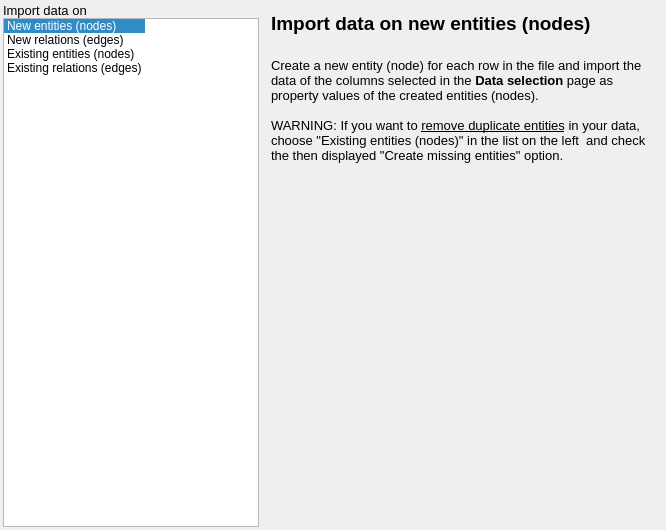
<?xml version="1.0" encoding="UTF-8"?>
<ui version="4.0">
 <class>CSVGraphMappingConfigurationWidget</class>
 <widget class="QWidget" name="CSVGraphMappingConfigurationWidget">
  <property name="geometry">
   <rect>
    <x>0</x>
    <y>0</y>
    <width>666</width>
    <height>530</height>
   </rect>
  </property>
  <property name="sizePolicy">
   <sizepolicy hsizetype="Preferred" vsizetype="Fixed">
    <horstretch>0</horstretch>
    <verstretch>0</verstretch>
   </sizepolicy>
  </property>
  <property name="maximumSize">
   <size>
    <width>800</width>
    <height>16777215</height>
   </size>
  </property>
  <property name="windowTitle">
   <string>Form</string>
  </property>
  <layout class="QVBoxLayout" name="verticalLayout">
   <property name="spacing">
    <number>3</number>
   </property>
   <property name="margin">
    <number>3</number>
   </property>
   <item>
    <layout class="QHBoxLayout" name="horizontalLayout">
     <item>
      <layout class="QVBoxLayout" name="verticalLayout_2">
       <property name="spacing">
        <number>0</number>
       </property>
       <property name="rightMargin">
        <number>0</number>
       </property>
       <item>
        <widget class="QLabel" name="label_5">
         <property name="text">
          <string>&lt;!DOCTYPE HTML PUBLIC &quot;-//W3C//DTD HTML 4.0//EN&quot; &quot;http://www.w3.org/TR/REC-html40/strict.dtd&quot;&gt;
&lt;html&gt;&lt;head&gt;&lt;meta name=&quot;qrichtext&quot; content=&quot;1&quot; /&gt;&lt;style type=&quot;text/css&quot;&gt;
p, li { white-space: pre-wrap; }
&lt;/style&gt;&lt;/head&gt;&lt;body style=&quot; font-family:'MS Shell Dlg 2'; font-size:8.25pt; font-weight:400; font-style:normal;&quot;&gt;
&lt;p style=&quot; margin-top:0px; margin-bottom:0px; margin-left:0px; margin-right:0px; -qt-block-indent:0; text-indent:0px;&quot;&gt;&lt;span style=&quot; font-size:10pt;&quot;&gt;Import data on&lt;/span&gt;&lt;/p&gt;&lt;/body&gt;&lt;/html&gt;</string>
         </property>
        </widget>
       </item>
       <item>
        <widget class="QListWidget" name="mappingListWidget">
         <property name="sizePolicy">
          <sizepolicy hsizetype="Fixed" vsizetype="Expanding">
           <horstretch>0</horstretch>
           <verstretch>0</verstretch>
          </sizepolicy>
         </property>
         <property name="editTriggers">
          <set>QAbstractItemView::NoEditTriggers</set>
         </property>
         <property name="selectionBehavior">
          <enum>QAbstractItemView::SelectRows</enum>
         </property>
         <property name="isWrapping" stdset="0">
          <bool>true</bool>
         </property>
         <property name="wordWrap">
          <bool>true</bool>
         </property>
         <property name="currentRow">
          <number>0</number>
         </property>
         <item>
          <property name="text">
           <string>New entities (nodes)</string>
          </property>
          <property name="toolTip">
           <string extracomment="Create a new entity (node) for each row in the file and import the data of selected columns on created entities (nodes). "/>
          </property>
          <property name="statusTip">
           <string/>
          </property>
          <property name="flags">
           <set>ItemIsSelectable|ItemIsEnabled</set>
          </property>
         </item>
         <item>
          <property name="text">
           <string>New relations (edges)</string>
          </property>
          <property name="toolTip">
           <string extracomment="Create a new relation (edge) for each row and import the data of  selected columns on created relations (edges). "/>
          </property>
         </item>
         <item>
          <property name="text">
           <string>Existing entities (nodes)</string>
          </property>
          <property name="toolTip">
           <string extracomment="Import the data of selected columns on existing entities (node)."/>
          </property>
         </item>
         <item>
          <property name="text">
           <string>Existing relations (edges)</string>
          </property>
          <property name="toolTip">
           <string extracomment="Import selected columns on existing relations(edges)."/>
          </property>
         </item>
        </widget>
       </item>
      </layout>
     </item>
     <item>
      <widget class="QStackedWidget" name="mappingConfigurationStackedWidget">
       <property name="currentIndex">
        <number>0</number>
       </property>
       <widget class="QWidget" name="importNewNodesPage">
        <layout class="QVBoxLayout" name="verticalLayout_8">
         <item>
          <widget class="QLabel" name="label">
           <property name="text">
            <string>&lt;!DOCTYPE HTML PUBLIC &quot;-//W3C//DTD HTML 4.0//EN&quot; &quot;http://www.w3.org/TR/REC-html40/strict.dtd&quot;&gt;
&lt;html&gt;&lt;head&gt;&lt;meta name=&quot;qrichtext&quot; content=&quot;1&quot; /&gt;&lt;style type=&quot;text/css&quot;&gt;
p, li { white-space: pre-wrap; }
&lt;/style&gt;&lt;/head&gt;&lt;body style=&quot; font-family:'Ubuntu'; font-size:11pt; font-weight:400; font-style:normal;&quot;&gt;
&lt;p style=&quot; margin-top:0px; margin-bottom:0px; margin-left:0px; margin-right:0px; -qt-block-indent:0; text-indent:0px;&quot;&gt;&lt;span style=&quot; font-family:'MS Shell Dlg 2'; font-size:14pt; font-weight:600;&quot;&gt;Import data on new entities (nodes)&lt;/span&gt;&lt;/p&gt;
&lt;p style=&quot;-qt-paragraph-type:empty; margin-top:0px; margin-bottom:0px; margin-left:0px; margin-right:0px; -qt-block-indent:0; text-indent:0px; font-family:'MS Shell Dlg 2'; font-size:14pt; font-weight:600;&quot;&gt;&lt;br /&gt;&lt;/p&gt;
&lt;p style=&quot; margin-top:0px; margin-bottom:0px; margin-left:0px; margin-right:0px; -qt-block-indent:0; text-indent:0px;&quot;&gt;&lt;span style=&quot; font-family:'MS Shell Dlg 2'; font-size:10pt;&quot;&gt;Create a new entity (node) for each row in the file and import the data of the columns selected in the &lt;/span&gt;&lt;span style=&quot; font-family:'MS Shell Dlg 2'; font-size:10pt; font-weight:600;&quot;&gt;Data selection&lt;/span&gt;&lt;span style=&quot; font-family:'MS Shell Dlg 2'; font-size:10pt;&quot;&gt; page as property values of the created entities (nodes).&lt;/span&gt;&lt;/p&gt;
&lt;p style=&quot; margin-top:0px; margin-bottom:0px; margin-left:0px; margin-right:0px; -qt-block-indent:0; text-indent:0px;&quot;&gt;&lt;span style=&quot; font-family:'MS Shell Dlg 2'; font-size:10pt;&quot;&gt; &lt;/span&gt;&lt;/p&gt;
&lt;p style=&quot; margin-top:0px; margin-bottom:0px; margin-left:0px; margin-right:0px; -qt-block-indent:0; text-indent:0px;&quot;&gt;&lt;span style=&quot; font-family:'MS Shell Dlg 2'; font-size:10pt;&quot;&gt;WARNING: If you want to &lt;/span&gt;&lt;span style=&quot; font-family:'MS Shell Dlg 2'; font-size:10pt; text-decoration: underline;&quot;&gt;remove duplicate entities&lt;/span&gt;&lt;span style=&quot; font-family:'MS Shell Dlg 2'; font-size:10pt;&quot;&gt; in your data, choose &amp;quot;Existing entities (nodes)&amp;quot; in the list on the left  and check the then displayed &amp;quot;Create missing entities&amp;quot; option.&lt;/span&gt;&lt;/p&gt;&lt;/body&gt;&lt;/html&gt;</string>
           </property>
           <property name="wordWrap">
            <bool>true</bool>
           </property>
          </widget>
         </item>
         <item>
          <spacer name="verticalSpacer_2">
           <property name="orientation">
            <enum>Qt::Vertical</enum>
           </property>
           <property name="sizeHint" stdset="0">
            <size>
             <width>20</width>
             <height>40</height>
            </size>
           </property>
          </spacer>
         </item>
        </layout>
       </widget>
       <widget class="QWidget" name="importEdgesFromNodesPage">
        <layout class="QVBoxLayout" name="verticalLayout_4">
         <item>
          <widget class="QLabel" name="label_3">
           <property name="sizePolicy">
            <sizepolicy hsizetype="Fixed" vsizetype="Fixed">
             <horstretch>0</horstretch>
             <verstretch>0</verstretch>
            </sizepolicy>
           </property>
           <property name="maximumSize">
            <size>
             <width>750</width>
             <height>16777215</height>
            </size>
           </property>
           <property name="text">
            <string>&lt;!DOCTYPE HTML PUBLIC &quot;-//W3C//DTD HTML 4.0//EN&quot; &quot;http://www.w3.org/TR/REC-html40/strict.dtd&quot;&gt;
&lt;html&gt;&lt;head&gt;&lt;meta name=&quot;qrichtext&quot; content=&quot;1&quot; /&gt;&lt;style type=&quot;text/css&quot;&gt;
p, li { white-space: pre-wrap; }
&lt;/style&gt;&lt;/head&gt;&lt;body style=&quot; font-family:'Ubuntu'; font-size:11pt; font-weight:400; font-style:normal;&quot;&gt;
&lt;p align=&quot;center&quot; style=&quot; margin-top:0px; margin-bottom:0px; margin-left:0px; margin-right:0px; -qt-block-indent:0; text-indent:0px;&quot;&gt;&lt;span style=&quot; font-family:'MS Shell Dlg 2'; font-size:14pt; font-weight:600;&quot;&gt;Import data on new relations (edges)&lt;/span&gt;&lt;/p&gt;
&lt;p align=&quot;center&quot; style=&quot;-qt-paragraph-type:empty; margin-top:0px; margin-bottom:0px; margin-left:0px; margin-right:0px; -qt-block-indent:0; text-indent:0px; font-family:'MS Shell Dlg 2'; font-size:10pt; font-weight:600;&quot;&gt;&lt;br /&gt;&lt;/p&gt;
&lt;p style=&quot; margin-top:0px; margin-bottom:0px; margin-left:0px; margin-right:0px; -qt-block-indent:0; text-indent:0px;&quot;&gt;&lt;span style=&quot; font-family:'MS Shell Dlg 2'; font-size:10pt;&quot;&gt;Create a new relation (edge) for each row between a source entity(node) and a destination entity(node) and import the row data of the columns selected in the &lt;/span&gt;&lt;span style=&quot; font-family:'MS Shell Dlg 2'; font-size:10pt; font-weight:600;&quot;&gt;Data selection&lt;/span&gt;&lt;span style=&quot; font-family:'MS Shell Dlg 2'; font-size:10pt;&quot;&gt; page on the created relation. &lt;/span&gt;&lt;/p&gt;&lt;/body&gt;&lt;/html&gt;</string>
           </property>
           <property name="wordWrap">
            <bool>true</bool>
           </property>
          </widget>
         </item>
         <item>
          <layout class="QGridLayout" name="gridLayout_5">
           <property name="margin">
            <number>0</number>
           </property>
           <property name="spacing">
            <number>3</number>
           </property>
           <item row="4" column="1">
            <widget class="QPushButton" name="tgtPropertiesButton">
             <property name="text">
              <string>destination properties</string>
             </property>
            </widget>
           </item>
           <item row="4" column="0">
            <widget class="QPushButton" name="srcPropertiesButton">
             <property name="text">
              <string>source properties</string>
             </property>
            </widget>
           </item>
           <item row="1" column="0">
            <widget class="QPushButton" name="srcColumnsButton">
             <property name="text">
              <string>source columns</string>
             </property>
            </widget>
           </item>
           <item row="2" column="0" colspan="2">
            <widget class="QLabel" name="label_6">
             <property name="sizePolicy">
              <sizepolicy hsizetype="Preferred" vsizetype="Preferred">
               <horstretch>0</horstretch>
               <verstretch>0</verstretch>
              </sizepolicy>
             </property>
             <property name="maximumSize">
              <size>
               <width>750</width>
               <height>16777215</height>
              </size>
             </property>
             <property name="text">
              <string>&lt;!DOCTYPE HTML PUBLIC &quot;-//W3C//DTD HTML 4.0//EN&quot; &quot;http://www.w3.org/TR/REC-html40/strict.dtd&quot;&gt;
&lt;html&gt;&lt;head&gt;&lt;meta name=&quot;qrichtext&quot; content=&quot;1&quot; /&gt;&lt;style type=&quot;text/css&quot;&gt;
p, li { white-space: pre-wrap; }
&lt;/style&gt;&lt;/head&gt;&lt;body style=&quot; font-family:'Ubuntu'; font-size:11pt; font-weight:400; font-style:normal;&quot;&gt;
&lt;p style=&quot; margin-top:0px; margin-bottom:0px; margin-left:0px; margin-right:0px; -qt-block-indent:0; text-indent:0px;&quot;&gt;&lt;span style=&quot; font-family:'MS Shell Dlg 2'; font-size:10pt;&quot;&gt;The above selected columns specify the identifiers of the source and destination entities.&lt;/span&gt;&lt;/p&gt;
&lt;p style=&quot; margin-top:0px; margin-bottom:0px; margin-left:0px; margin-right:0px; -qt-block-indent:0; text-indent:0px;&quot;&gt;&lt;span style=&quot; font-family:'MS Shell Dlg 2'; font-size:10pt;&quot;&gt;For each row, values in the 'Source/Destination columns' are compared, respectively, to the values in the 'Source/Destination properties' (see below) for existing node entities and mapped to the first matching node.&lt;/span&gt;&lt;/p&gt;
&lt;p style=&quot;-qt-paragraph-type:empty; margin-top:0px; margin-bottom:0px; margin-left:0px; margin-right:0px; -qt-block-indent:0; text-indent:0px; font-family:'MS Shell Dlg 2'; font-size:10pt;&quot;&gt;&lt;br /&gt;&lt;/p&gt;&lt;/body&gt;&lt;/html&gt;</string>
             </property>
             <property name="wordWrap">
              <bool>true</bool>
             </property>
            </widget>
           </item>
           <item row="1" column="1">
            <widget class="QPushButton" name="tgtColumnsButton">
             <property name="text">
              <string>destination columns</string>
             </property>
            </widget>
           </item>
           <item row="0" column="0">
            <widget class="QLabel" name="label_9">
             <property name="text">
              <string>Source columns:</string>
             </property>
            </widget>
           </item>
           <item row="0" column="1">
            <widget class="QLabel" name="label_10">
             <property name="text">
              <string>Destination columns:</string>
             </property>
            </widget>
           </item>
           <item row="5" column="0" colspan="2">
            <layout class="QHBoxLayout" name="horizontalLayout_2">
             <property name="spacing">
              <number>3</number>
             </property>
             <item>
              <widget class="QPushButton" name="newPropertyOnEdgesButton">
               <property name="sizePolicy">
                <sizepolicy hsizetype="Fixed" vsizetype="Fixed">
                 <horstretch>0</horstretch>
                 <verstretch>0</verstretch>
                </sizepolicy>
               </property>
               <property name="text">
                <string>Add new property</string>
               </property>
              </widget>
             </item>
            </layout>
           </item>
           <item row="3" column="0">
            <widget class="QLabel" name="label_15">
             <property name="text">
              <string>Source properties:</string>
             </property>
            </widget>
           </item>
           <item row="3" column="1">
            <widget class="QLabel" name="label_16">
             <property name="text">
              <string>Destination properties:</string>
             </property>
            </widget>
           </item>
          </layout>
         </item>
         <item>
          <widget class="QLabel" name="label_7">
           <property name="text">
            <string>When no node entity is found, a new node is created, if the &quot;Create missing entities&quot; option below is checked. </string>
           </property>
           <property name="wordWrap">
            <bool>true</bool>
           </property>
          </widget>
         </item>
         <item>
          <widget class="QCheckBox" name="addMissingEdgeAndNodeCheckBox">
           <property name="text">
            <string>Create missing entities</string>
           </property>
           <property name="checked">
            <bool>true</bool>
           </property>
          </widget>
         </item>
         <item>
          <spacer name="verticalSpacer_3">
           <property name="orientation">
            <enum>Qt::Vertical</enum>
           </property>
           <property name="sizeHint" stdset="0">
            <size>
             <width>20</width>
             <height>40</height>
            </size>
           </property>
          </spacer>
         </item>
        </layout>
       </widget>
       <widget class="QWidget" name="importNodesPage">
        <layout class="QVBoxLayout" name="verticalLayout_3">
         <item>
          <widget class="QLabel" name="label_2">
           <property name="text">
            <string>&lt;!DOCTYPE HTML PUBLIC &quot;-//W3C//DTD HTML 4.0//EN&quot; &quot;http://www.w3.org/TR/REC-html40/strict.dtd&quot;&gt;
&lt;html&gt;&lt;head&gt;&lt;meta name=&quot;qrichtext&quot; content=&quot;1&quot; /&gt;&lt;style type=&quot;text/css&quot;&gt;
p, li { white-space: pre-wrap; }
&lt;/style&gt;&lt;/head&gt;&lt;body style=&quot; font-family:'Ubuntu'; font-size:11pt; font-weight:400; font-style:normal;&quot;&gt;
&lt;p align=&quot;center&quot; style=&quot; margin-top:0px; margin-bottom:0px; margin-left:0px; margin-right:0px; -qt-block-indent:0; text-indent:0px;&quot;&gt;&lt;span style=&quot; font-family:'MS Shell Dlg 2'; font-size:14pt; font-weight:600;&quot;&gt;Import data on existing entities (nodes)&lt;/span&gt;&lt;/p&gt;
&lt;p align=&quot;center&quot; style=&quot;-qt-paragraph-type:empty; margin-top:0px; margin-bottom:0px; margin-left:0px; margin-right:0px; -qt-block-indent:0; text-indent:0px; font-family:'MS Shell Dlg 2'; font-size:14pt; font-weight:600;&quot;&gt;&lt;br /&gt;&lt;/p&gt;
&lt;p style=&quot; margin-top:0px; margin-bottom:0px; margin-left:0px; margin-right:0px; -qt-block-indent:0; text-indent:0px;&quot;&gt;&lt;span style=&quot; font-family:'MS Shell Dlg 2'; font-size:10pt;&quot;&gt;Import the row data of the columns selected in the &lt;/span&gt;&lt;span style=&quot; font-family:'MS Shell Dlg 2'; font-size:10pt; font-weight:600;&quot;&gt;Data selection&lt;/span&gt;&lt;span style=&quot; font-family:'MS Shell Dlg 2'; font-size:10pt;&quot;&gt; page on existing entities (nodes).  &lt;/span&gt;&lt;/p&gt;
&lt;p style=&quot;-qt-paragraph-type:empty; margin-top:0px; margin-bottom:0px; margin-left:0px; margin-right:0px; -qt-block-indent:0; text-indent:0px; font-family:'MS Shell Dlg 2'; font-size:10pt;&quot;&gt;&lt;br /&gt;&lt;/p&gt;
&lt;p style=&quot; margin-top:0px; margin-bottom:0px; margin-left:0px; margin-right:0px; -qt-block-indent:0; text-indent:0px;&quot;&gt;&lt;span style=&quot; font-family:'MS Shell Dlg 2'; font-size:10pt;&quot;&gt;For each row, values in the 'Columns identifier' are compared to the values in the 'Properties identifier' (see below) for existing node entities; the row data are then imported as property values of the first matching node entity. &lt;/span&gt;&lt;/p&gt;
&lt;p style=&quot;-qt-paragraph-type:empty; margin-top:0px; margin-bottom:0px; margin-left:0px; margin-right:0px; -qt-block-indent:0; text-indent:0px; font-family:'MS Shell Dlg 2'; font-size:10pt;&quot;&gt;&lt;br /&gt;&lt;/p&gt;&lt;/body&gt;&lt;/html&gt;</string>
           </property>
           <property name="textFormat">
            <enum>Qt::RichText</enum>
           </property>
           <property name="wordWrap">
            <bool>true</bool>
           </property>
          </widget>
         </item>
         <item>
          <layout class="QGridLayout" name="gridLayout_4">
           <property name="spacing">
            <number>3</number>
           </property>
           <item row="0" column="0">
            <widget class="QLabel" name="label_11">
             <property name="text">
              <string>Columns identifier:</string>
             </property>
            </widget>
           </item>
           <item row="0" column="1">
            <widget class="QLabel" name="label_12">
             <property name="text">
              <string>Properties identifier:</string>
             </property>
            </widget>
           </item>
           <item row="1" column="0">
            <widget class="QPushButton" name="nodeColumnsButton">
             <property name="text">
              <string>node columns</string>
             </property>
            </widget>
           </item>
           <item row="1" column="1">
            <widget class="QPushButton" name="nodePropertiesButton">
             <property name="text">
              <string>node properties</string>
             </property>
            </widget>
           </item>
           <item row="2" column="1">
            <widget class="QPushButton" name="newPropertyOnNodesButton">
             <property name="text">
              <string>Add new property</string>
             </property>
            </widget>
           </item>
          </layout>
         </item>
         <item>
          <widget class="QLabel" name="label_8">
           <property name="text">
            <string>When no node entity, matching the row values for the 'Columns identifier' described above, is found, a new node is then created if the “Create missing entities” option below is checked. </string>
           </property>
           <property name="wordWrap">
            <bool>true</bool>
           </property>
          </widget>
         </item>
         <item>
          <widget class="QCheckBox" name="createMissingNodesCheckBox">
           <property name="text">
            <string>Create missing entities</string>
           </property>
           <property name="checked">
            <bool>true</bool>
           </property>
          </widget>
         </item>
         <item>
          <spacer name="verticalSpacer">
           <property name="orientation">
            <enum>Qt::Vertical</enum>
           </property>
           <property name="sizeHint" stdset="0">
            <size>
             <width>20</width>
             <height>40</height>
            </size>
           </property>
          </spacer>
         </item>
        </layout>
       </widget>
       <widget class="QWidget" name="importEdgesPages">
        <layout class="QVBoxLayout" name="verticalLayout_7">
         <item>
          <widget class="QLabel" name="label_4">
           <property name="text">
            <string>&lt;!DOCTYPE HTML PUBLIC &quot;-//W3C//DTD HTML 4.0//EN&quot; &quot;http://www.w3.org/TR/REC-html40/strict.dtd&quot;&gt;
&lt;html&gt;&lt;head&gt;&lt;meta name=&quot;qrichtext&quot; content=&quot;1&quot; /&gt;&lt;style type=&quot;text/css&quot;&gt;
p, li { white-space: pre-wrap; }
&lt;/style&gt;&lt;/head&gt;&lt;body style=&quot; font-family:'Ubuntu'; font-size:11pt; font-weight:400; font-style:normal;&quot;&gt;
&lt;p align=&quot;center&quot; style=&quot; margin-top:0px; margin-bottom:0px; margin-left:0px; margin-right:0px; -qt-block-indent:0; text-indent:0px;&quot;&gt;&lt;span style=&quot; font-family:'MS Shell Dlg 2'; font-size:14pt; font-weight:600;&quot;&gt;Import data on existing relations (edges)&lt;/span&gt;&lt;/p&gt;
&lt;p align=&quot;center&quot; style=&quot;-qt-paragraph-type:empty; margin-top:0px; margin-bottom:0px; margin-left:0px; margin-right:0px; -qt-block-indent:0; text-indent:0px; font-family:'MS Shell Dlg 2'; font-size:14pt; font-weight:600;&quot;&gt;&lt;br /&gt;&lt;/p&gt;
&lt;p style=&quot; margin-top:0px; margin-bottom:0px; margin-left:0px; margin-right:0px; -qt-block-indent:0; text-indent:0px;&quot;&gt;&lt;span style=&quot; font-family:'MS Shell Dlg 2'; font-size:10pt;&quot;&gt;Import the row data of the columns selected in the previous &lt;/span&gt;&lt;span style=&quot; font-family:'MS Shell Dlg 2'; font-size:10pt; font-weight:600;&quot;&gt;Data selection&lt;/span&gt;&lt;span style=&quot; font-family:'MS Shell Dlg 2'; font-size:10pt;&quot;&gt; page on the existing relations (edges). &lt;/span&gt;&lt;/p&gt;
&lt;p style=&quot; margin-top:12px; margin-bottom:12px; margin-left:0px; margin-right:0px; -qt-block-indent:0; text-indent:0px;&quot;&gt;&lt;span style=&quot; font-family:'MS Shell Dlg 2'; font-size:10pt;&quot;&gt;For each row, values in the 'Columns identifier' are compared to the values in the 'Properties identifier' (see below) for existing relations; the row data are then imported as property values of the first matching relation. &lt;/span&gt;&lt;/p&gt;
&lt;p style=&quot;-qt-paragraph-type:empty; margin-top:12px; margin-bottom:12px; margin-left:0px; margin-right:0px; -qt-block-indent:0; text-indent:0px; font-family:'MS Shell Dlg 2'; font-size:10pt;&quot;&gt;&lt;br /&gt;&lt;/p&gt;&lt;/body&gt;&lt;/html&gt;</string>
           </property>
           <property name="wordWrap">
            <bool>true</bool>
           </property>
          </widget>
         </item>
         <item>
          <layout class="QGridLayout" name="gridLayout_6">
           <property name="spacing">
            <number>3</number>
           </property>
           <item row="0" column="0">
            <widget class="QLabel" name="label_13">
             <property name="text">
              <string>Columns identifier:</string>
             </property>
            </widget>
           </item>
           <item row="0" column="1">
            <widget class="QLabel" name="label_14">
             <property name="text">
              <string>Properties identifier:</string>
             </property>
            </widget>
           </item>
           <item row="1" column="0">
            <widget class="QPushButton" name="edgeColumnsButton">
             <property name="text">
              <string>edge columns</string>
             </property>
            </widget>
           </item>
           <item row="1" column="1">
            <widget class="QPushButton" name="edgePropertiesButton">
             <property name="text">
              <string>edge properties</string>
             </property>
            </widget>
           </item>
          </layout>
         </item>
         <item>
          <spacer name="verticalSpacer_4">
           <property name="orientation">
            <enum>Qt::Vertical</enum>
           </property>
           <property name="sizeHint" stdset="0">
            <size>
             <width>20</width>
             <height>40</height>
            </size>
           </property>
          </spacer>
         </item>
        </layout>
       </widget>
      </widget>
     </item>
    </layout>
   </item>
  </layout>
 </widget>
 <resources/>
 <connections>
  <connection>
   <sender>mappingListWidget</sender>
   <signal>currentRowChanged(int)</signal>
   <receiver>mappingConfigurationStackedWidget</receiver>
   <slot>setCurrentIndex(int)</slot>
   <hints>
    <hint type="sourcelabel">
     <x>182</x>
     <y>383</y>
    </hint>
    <hint type="destinationlabel">
     <x>534</x>
     <y>383</y>
    </hint>
   </hints>
  </connection>
 </connections>
</ui>
